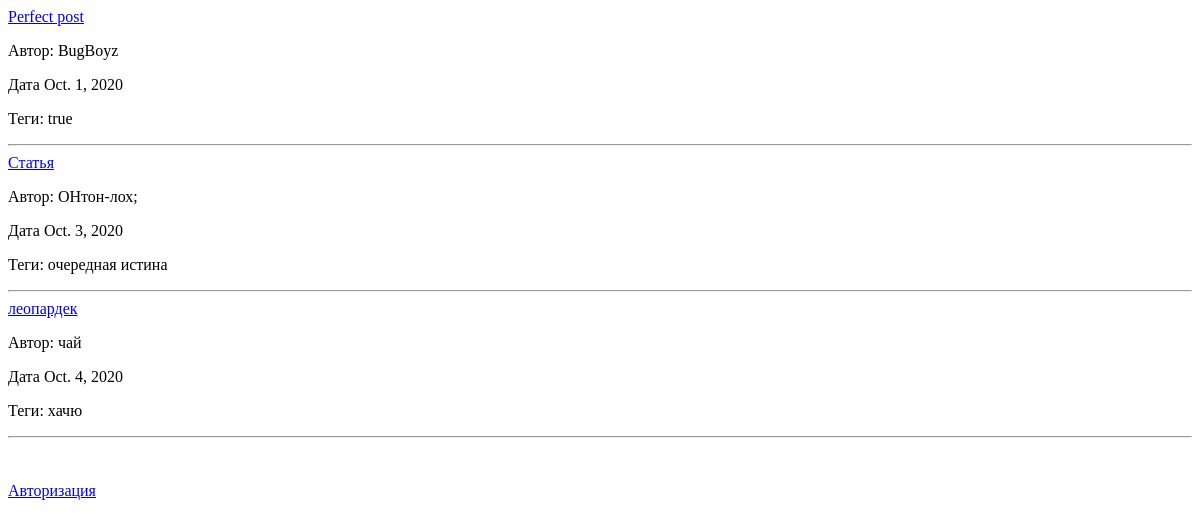
The app's page /, older data.
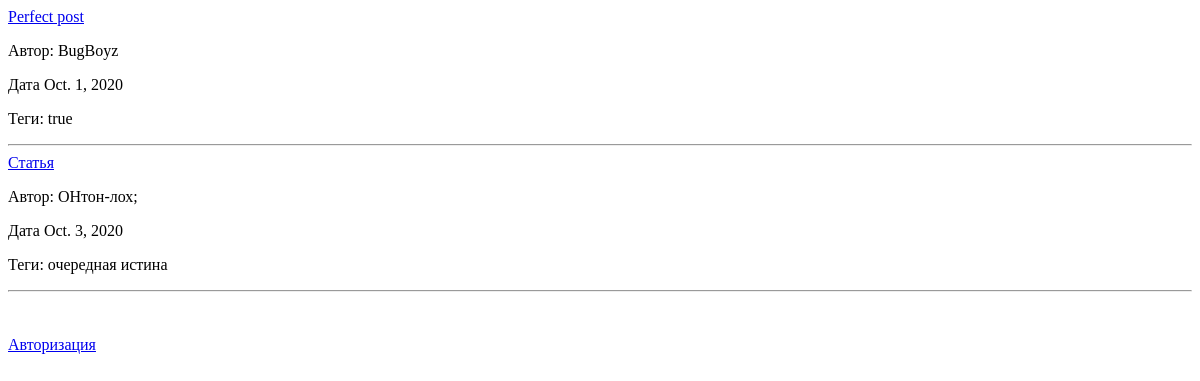
The same page, newer data.
### PostFeed/models.py (models this page shows)
class Post(models.Model):
    name = models.CharField(max_length=30)
    text = models.TextField()
    author = models.CharField(max_length=25)
    date = models.DateField()
    tags = models.CharField(max_length=30)

### PostFeed/views.py (the view)
# urls.py: path('', views.MainPage),
def MainPage(request):
    data = Post.objects.all()
    try:
        if request.session['authorized'] == True:
            return render(request, "mainPage.html",
                        {"context": data,
                        'authorized': True,
                        'username': request.session['username']})
        else:
            return render(request, "mainPage.html",
                        {'context': data,
                        'authorized': False})
    except:
        return render(request, "mainPage.html",
                      {'context': data,
                       'authorized': False})

### PostFeed/templates/mainPage.html (shortened to what this page needs)
<!DOCTYPE html>
<html lang="en">
<head>
</head>
<body>
<!DOCTYPE html>
<html lang="en">
<head>
</head>
<body>
{% for post in context %}
    <a href="Post/{{ post.id }}">{{ post.name }}</a> <br>
    <p>Автор: {{post.author}}</p>
    <p>Дата {{post.date}}</p>
    <p>Теги: {{post.tags}}</p>
    <hr>
{% endfor %}
<br>
<br>
{% if authorized == False %}
    <a href="authorize">Авторизация</a>
{% endif %}
</body>
</html>
</body>
</html>

Row changes from the older to the newer data that the page shows:
removed Post: name "леопардек", author "чай", date "Oct. 4, 2020", tags "хачю"
